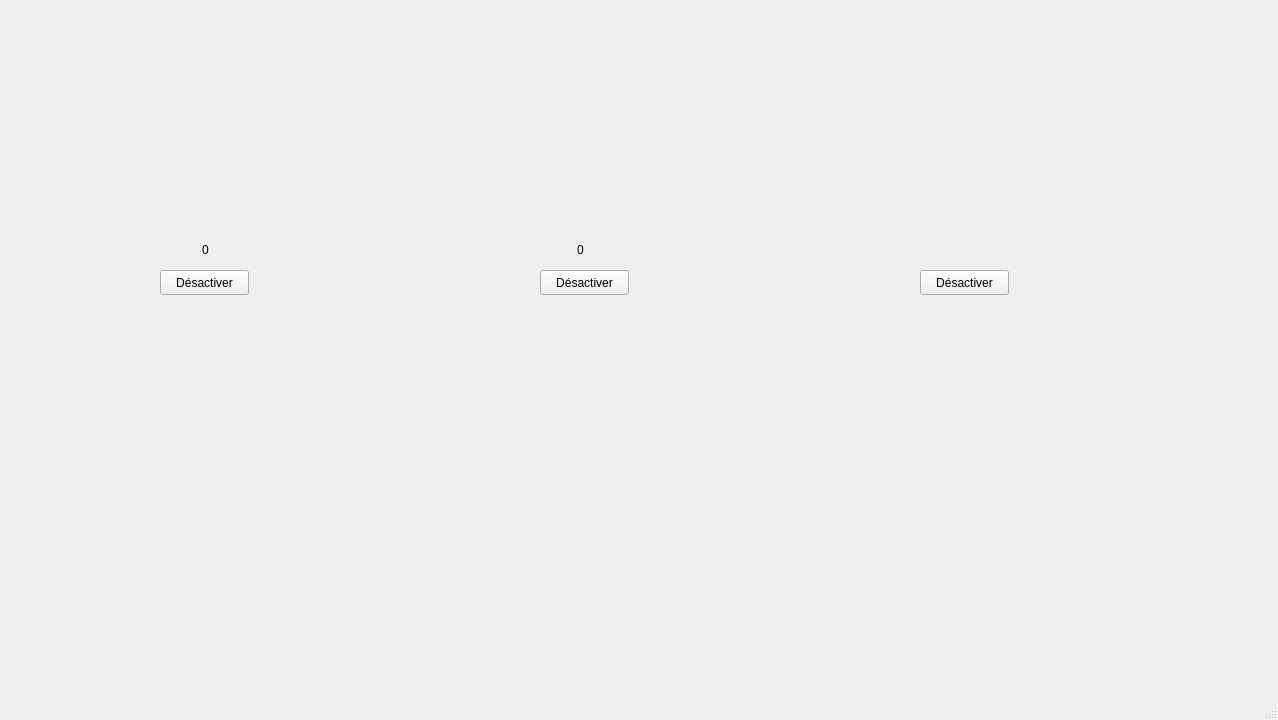
<?xml version="1.0" encoding="UTF-8"?>
<ui version="4.0">
 <class>MainWindow</class>
 <widget class="QMainWindow" name="MainWindow">
  <property name="geometry">
   <rect>
    <x>0</x>
    <y>0</y>
    <width>1278</width>
    <height>720</height>
   </rect>
  </property>
  <property name="windowTitle">
   <string>MainWindow</string>
  </property>
  <widget class="QWidget" name="centralwidget">
   <widget class="QPushButton" name="button_ultrason">
    <property name="geometry">
     <rect>
      <x>160</x>
      <y>270</y>
      <width>89</width>
      <height>25</height>
     </rect>
    </property>
    <property name="text">
     <string>Désactiver</string>
    </property>
    <property name="autoDefault">
     <bool>false</bool>
    </property>
    <property name="flat">
     <bool>false</bool>
    </property>
   </widget>
   <widget class="QWidget" name="widget_ultrason" native="true">
    <property name="geometry">
     <rect>
      <x>70</x>
      <y>70</y>
      <width>299</width>
      <height>155</height>
     </rect>
    </property>
    <property name="autoFillBackground">
     <bool>false</bool>
    </property>
   </widget>
   <widget class="QWidget" name="widget_lumiere" native="true">
    <property name="geometry">
     <rect>
      <x>430</x>
      <y>70</y>
      <width>299</width>
      <height>155</height>
     </rect>
    </property>
   </widget>
   <widget class="QWidget" name="widget_led" native="true">
    <property name="geometry">
     <rect>
      <x>900</x>
      <y>70</y>
      <width>121</width>
      <height>152</height>
     </rect>
    </property>
   </widget>
   <widget class="QPushButton" name="button_lumiere">
    <property name="geometry">
     <rect>
      <x>540</x>
      <y>270</y>
      <width>89</width>
      <height>25</height>
     </rect>
    </property>
    <property name="text">
     <string>Désactiver</string>
    </property>
   </widget>
   <widget class="QPushButton" name="button_led">
    <property name="geometry">
     <rect>
      <x>920</x>
      <y>270</y>
      <width>89</width>
      <height>25</height>
     </rect>
    </property>
    <property name="text">
     <string>Désactiver</string>
    </property>
   </widget>
   <widget class="QLabel" name="label_ultrason">
    <property name="geometry">
     <rect>
      <x>160</x>
      <y>240</y>
      <width>91</width>
      <height>20</height>
     </rect>
    </property>
    <property name="text">
     <string>0</string>
    </property>
    <property name="alignment">
     <set>Qt::AlignCenter</set>
    </property>
    <property name="wordWrap">
     <bool>true</bool>
    </property>
   </widget>
   <widget class="QLabel" name="label_lumiere">
    <property name="geometry">
     <rect>
      <x>540</x>
      <y>240</y>
      <width>81</width>
      <height>20</height>
     </rect>
    </property>
    <property name="text">
     <string>0</string>
    </property>
    <property name="textFormat">
     <enum>Qt::AutoText</enum>
    </property>
    <property name="alignment">
     <set>Qt::AlignCenter</set>
    </property>
    <property name="wordWrap">
     <bool>true</bool>
    </property>
   </widget>
   <widget class="QLabel" name="label_infos">
    <property name="geometry">
     <rect>
      <x>390</x>
      <y>390</y>
      <width>391</width>
      <height>20</height>
     </rect>
    </property>
    <property name="text">
     <string/>
    </property>
   </widget>
  </widget>
  <widget class="QMenuBar" name="menubar">
   <property name="geometry">
    <rect>
     <x>0</x>
     <y>0</y>
     <width>1278</width>
     <height>22</height>
    </rect>
   </property>
  </widget>
  <widget class="QStatusBar" name="statusbar"/>
 </widget>
 <resources/>
 <connections/>
</ui>
